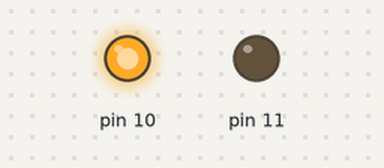
A sketch run on a simulated Arduino Uno, built with avr-gcc and run on an emulated ATmega328P. On the bench: output pins drawn as LEDs (lit = HIGH).

Above: at 0.05 s.
At 4.8 s:
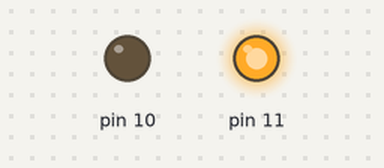
At 7.15 s:
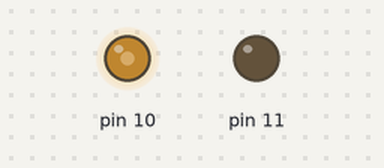
At 9.55 s:
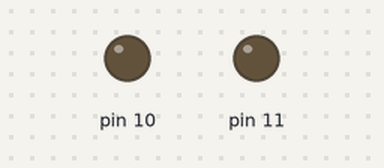
Timing chart, 0 to 12.4 s (numbered marks = the images above):
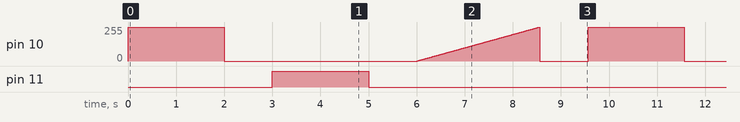

Measured:
- by itself, pin 10: moves between 0/255 and 255/255, repeating every 9.6 s
- by itself, pin 11: alternates HIGH for 2.0 s and LOW for 7.6 s

The sketch:

ponteh-test.ino
```cpp
void setup() {
  pinMode(10, OUTPUT);
  pinMode(11, OUTPUT);
}

void loop() {
  //rotazione 1
  digitalWrite(10, HIGH);
  digitalWrite(11, LOW);
  delay(2000);
  //stop
  digitalWrite(10, LOW);
  digitalWrite(11, LOW);
  delay(1000);
  //rotazione 2
  digitalWrite(10, LOW);
  digitalWrite(11, HIGH);
  delay(2000);
  //stop
  digitalWrite(10, LOW);
  digitalWrite(11, LOW);
  delay(1000);
  //fade
  digitalWrite(11, LOW);
  for (int i = 0; i < 256; i++) {
    analogWrite(10, i);
    delay(10);
  }
  //stop
  digitalWrite(10, LOW);
  digitalWrite(11, LOW);
  delay(1000);

}
```
